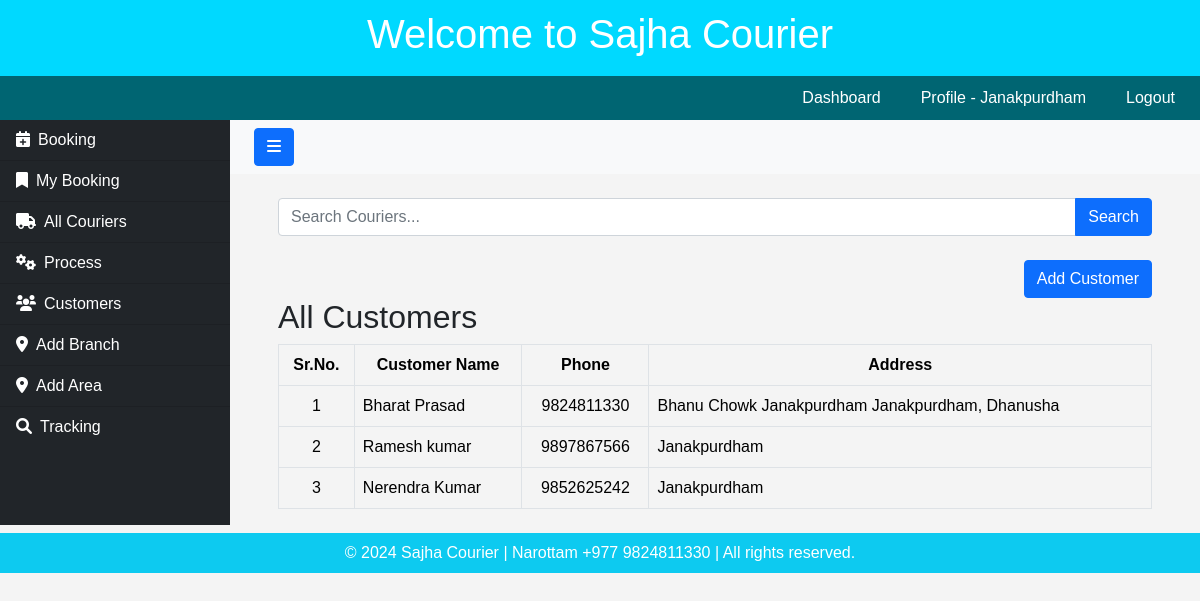
/customer-list/ (signed in), run on the app's committed database.
### userapp/models.py (models this page shows, shortened)
class CourierUser(AbstractBaseUser, PermissionsMixin):
    email = models.EmailField(unique=True)
    username = models.CharField(max_length=150, unique=True)
    full_name = models.CharField(max_length=255)
    phone_number = models.CharField(max_length=20)
    working_area = models.CharField(max_length=100)
    branch_name = models.ForeignKey(Branch, on_delete=models.CASCADE, null=True)
    is_active = models.BooleanField(default=True)
    is_staff = models.BooleanField(default=False)  # Required for admin
    date_joined = models.DateTimeField(auto_now_add=True)
    objects = CourierUserManager()
    USERNAME_FIELD = 'email'
    REQUIRED_FIELDS = ['username', 'full_name']

### courierapp/models.py (models this page shows, shortened)
class Branch(models.Model):
    name = models.CharField(max_length=255)
    def __str__(self):
        return self.name

class Customer(models.Model):
    vendor_name = models.CharField(max_length=200)
    vendor_address = models.TextField()
    vendor_phone = models.CharField(max_length=15)
    vendor_alt_phone = models.CharField(max_length=15, blank=True, null=True)
    created_by = models.ForeignKey('userapp.CourierUser', on_delete=models.CASCADE)

### courierapp/views.py (the view)
# urls.py: path('customer-list/', views.customer_list, name='customer_list'),
@login_required(login_url='login')
def customer_list(request):
    try:
        search_query = request.GET.get('search_query', '').strip()
        if search_query.isdigit():
            customers = Customer.objects.filter(id=search_query)
        else:
            customers = Customer.objects.filter(vendor_name__icontains=search_query)
        return render(request, 'couriers/customer_list.html', {'customers': customers, 'search_query': search_query})
    except Exception as e:
        return render(request, 'couriers/customer_list.html', {
            'error_message': f'An error occurred: {str(e)}',
            'search_query': search_query
        })

### courierapp/templates/couriers/customer_list.html (shortened to what this page needs)
{% extends 'couriers/base.html' %}
{% block content %}
    <div class="container">
        <form method="get" action="{% url 'customer_list' %}" class="mb-4">
            <div class="input-group">
                <input type="text" name="search_query" value="{{ search_query }}" class="form-control" placeholder="Search Couriers..." aria-label="Search">
                <button class="btn btn-primary" type="submit">Search</button>
            </div>
        </form>
        <div class="d-flex justify-content-end mb-0">
            <a href="{% url 'add_customer' %}" class="btn btn-primary">Add Customer</a>
        </div>
        <h2 class="mt-0">All Customers</h2>
        <table class="table table-bordered">
            <thead>
                <tr style="text-align: center;">
                    <th>Sr.No.</th>
                    <th>Customer Name</th>
                    <th>Phone</th>
                    <th>Address</th>
                </tr>
            </thead>
            <tbody>
                {% for customer in customers %}
                    {% if customer.created_by == request.user %}
                    <tr>
                        <td scope="row" style="text-align: center;">{{ forloop.counter }}</td>
                        <td>{{ customer.vendor_name }}</td>
                        <td style="text-align: center;">{{ customer.vendor_phone }}</td>
                        <td>{{ customer.vendor_address }}</td>
                    </tr>
                    {% endif %}
                {% empty %}
                    <tr>
                        <td colspan="7" class="text-center">No Customer available</td>
                    </tr>
                {% endfor %}
            </tbody>
        </table>
    </div>
{% endblock %}

### userapp/templates/users/header.html (shortened to what this page needs)
<!DOCTYPE html>
<html lang="en">
<head>
    <link rel="stylesheet" href="https://cdnjs.cloudflare.com/ajax/libs/font-awesome/6.0.0-beta3/css/all.min.css">
</head>
<body>
    <header>
        <h1>Welcome to Sajha Courier</h1>
    </header>
    <nav>
        {% if user.is_authenticated %}
        <a href="{% url 'dashboard' %}">Dashboard</a>
        <a href="{% url 'view_profile' %}">Profile - {{ user.branch_name }} </a>
        <a href="{% url 'logout' %}">Logout</a>
        {% endif %}
    </nav>
</body>
</html>

### userapp/templates/users/header.html (style rules this page uses)
body { font-family: Arial, sans-serif; margin: 0; padding: 0; background-color: #f4f4f4; }
header { background-color: rgb(0, 217, 255); color: #fff; padding: 10px; text-align: center; }
nav { background-color: rgb(0, 101, 114); display: flex; justify-content: right; padding: 5px; }
nav a { color: #fff; padding: 5px 20px; text-decoration: none; text-align: center; transition: background-color 0.3s; }

### data on the page
CourierUser: branch_name "Janakpurdham"
Customer: vendor_name "Bharat Prasad", vendor_phone "9824811330", vendor_address "Bhanu Chowk Janakpurdham Janakpurdham, Dhanusha"
Customer: vendor_name "Ramesh kumar", vendor_phone "9897867566", vendor_address "Janakpurdham"
Customer: vendor_name "Nerendra Kumar", vendor_phone "9852625242", vendor_address "Janakpurdham"
